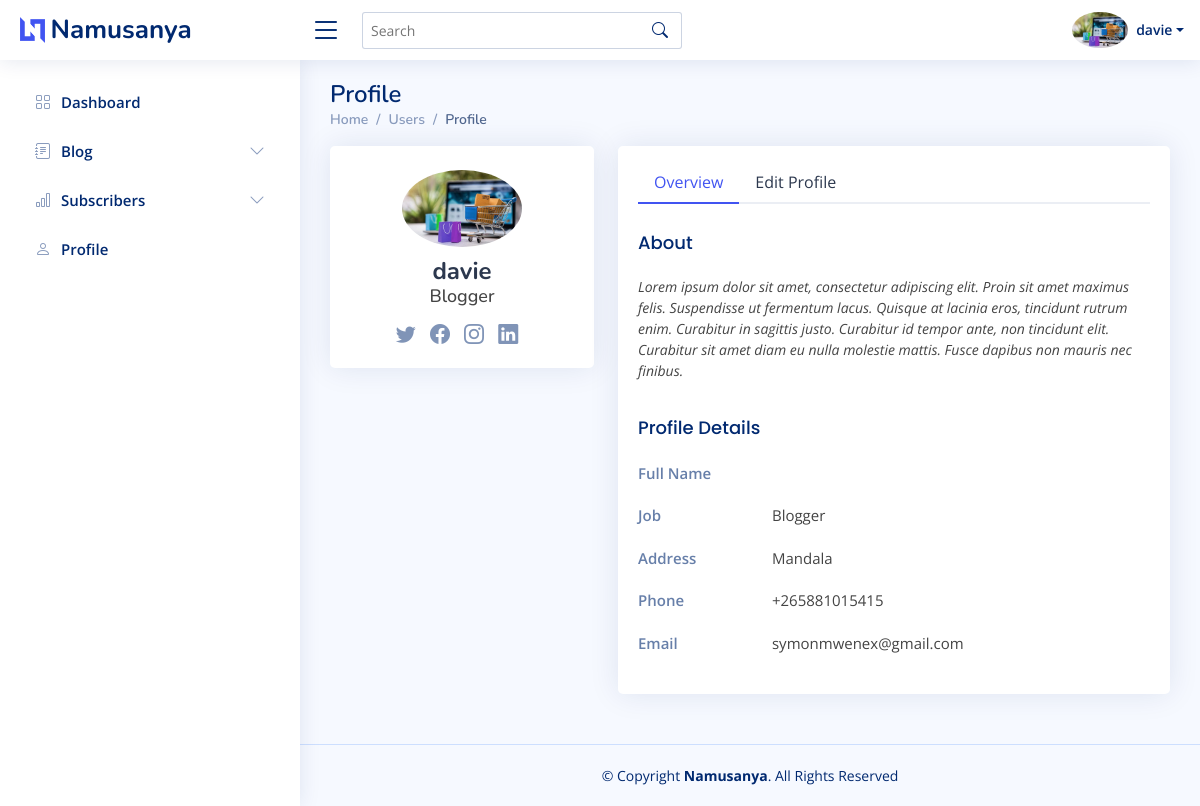
Page /dashboard/profile/1/ (signed in) on the committed database.
### users/models.py (models this page shows)
class CustomUser(AbstractUser):
    date_of_birth = models.DateField(blank=True, null=True)
    address = models.CharField(max_length=100, blank=True, null=True)
    phone = models.CharField(max_length=13, null=True, blank=True)
    job = models.CharField(max_length=100)
    twitter = models.URLField(blank=True, null=True)
    facebook = models.URLField(blank=True, null=True)
    instagram = models.URLField(blank=True, null=True)
    linkedin = models.URLField(blank=True, null=True)
    profile_image = models.ImageField(upload_to="images", null=True, blank=True)
    about = models.TextField(
        validators=[MinLengthValidator(300, message="Please enter more text")]
    )
    def get_image(self):
        url = "http://127.0.01:8000/static"
        if self.profile_image:
            return url + self.profile_image.url
        else:
            return ""

### admin_area/views.py (the view)
# urls.py: path("profile/<int:pk>/", UserDetailView.as_view(), name="dashboard_profile"),
class UserDetailView(LoginRequiredMixin, UpdateView):
    template_name = "admin_area/profile.html"
    model = get_user_model()
    fields = [
        "profile_image",
        "first_name",
        "last_name",
        "date_of_birth",
        "about",
        "job",
        "address",
        "phone",
        "email",
        "twitter",
        "facebook",
        "instagram",
        "linkedin",
    ]
    success_url = "/dashboard/"

### templates/admin_area/profile.html (shortened to what this page needs)
{% extends "admin_area/base.html" %} {% load static %} {% load crispy_forms_tags %} {% block content %}
<div class="pagetitle">
    <h1>Profile</h1>
    <nav>
        <ol class="breadcrumb">
            <li class="breadcrumb-item"><a href="{% url 'dashboard' %}">Home</a></li>
            <li class="breadcrumb-item">Users</li>
            <li class="breadcrumb-item active">Profile</li>
        </ol>
    </nav>
</div>
<section class="section profile">
    <div class="row">
        <div class="col-xl-4">
            <div class="card">
                <div class="card-body profile-card pt-4 d-flex flex-column align-items-center">
                    {% if object.get_image %}<img src="{{object.get_image}}" alt="Profile" class="rounded-circle"> {% else %}<img src="/static/images/profile_ph.png" alt="Profile" class="rounded-circle"> {% endif %}
                    <h2>{{object.username}}</h2>
                    <h3>{{object.job}}</h3>
                    <div class="social-links mt-2">
                        <a href="{{object.twitter}}" class="twitter"><i class="bi bi-twitter"></i></a>
                        <a href="{{object.facebook}}" class="facebook"><i class="bi bi-facebook"></i></a>
                        <a href="{{object.instagram}}" class="instagram"><i class="bi bi-instagram"></i></a>
                        <a href="{{object.linkedin}}" class="linkedin"><i class="bi bi-linkedin"></i></a>
                    </div>
                </div>
            </div>
        </div>
        <div class="col-xl-8">
            <div class="card">
                <div class="card-body pt-3">
                    <ul class="nav nav-tabs nav-tabs-bordered">
                        <li class="nav-item">
                            <button class="nav-link active" data-bs-toggle="tab" data-bs-target="#profile-overview">Overview</button>
                        </li>
                        <li class="nav-item">
                            <button class="nav-link" data-bs-toggle="tab" data-bs-target="#profile-edit">Edit Profile</button>
                        </li>
                    </ul>
                    <div class="tab-content pt-2">
                        <div class="tab-pane fade show active profile-overview" id="profile-overview">
                            <h5 class="card-title">About</h5>
                            <p class="small fst-italic">{{object.about}}</p>
                            <h5 class="card-title">Profile Details</h5>
                            <div class="row">
                                <div class="col-lg-3 col-md-4 label ">Full Name</div>
                                <div class="col-lg-9 col-md-8">{{object.firstname}} {{object.lastname}}</div>
                            </div>
                            <div class="row">
                                <div class="col-lg-3 col-md-4 label">Job</div>
                                <div class="col-lg-9 col-md-8">{{object.job}}</div>
                            </div>
                            <div class="row">
                                <div class="col-lg-3 col-md-4 label">Address</div>
                                <div class="col-lg-9 col-md-8">{{object.address}}</div>
                            </div>
                            <div class="row">
                                <div class="col-lg-3 col-md-4 label">Phone</div>
                                <div class="col-lg-9 col-md-8">{{object.phone}}</div>
                            </div>
                            <div class="row">
                                <div class="col-lg-3 col-md-4 label">Email</div>
                                <div class="col-lg-9 col-md-8">{{object.email}}</div>
                            </div>
                        </div>
                    </div>
                </div>
            </div>
        </div>
    </div>
</section>
{% endblock content %}

### templates/admin_area/base.html (shortened to what this page needs)
<!DOCTYPE html> {% load static %}
<html lang="en">
<head>
    <link href="{% static 'assets/vendor/bootstrap/css/bootstrap.min.css'%}" rel="stylesheet">
    <link href="{% static 'assets/vendor/bootstrap-icons/bootstrap-icons.css'%}" rel="stylesheet">
    <link href="{% static 'assets/vendor/remixicon/remixicon.css'%}" rel="stylesheet">
    <link href="{% static 'assets/vendor/boxicons/css/boxicons.min.css'%}" rel="stylesheet">
    <link href="{% static 'assets/vendor/quill/quill.snow.css'%}" rel="stylesheet">
    <link href="{% static 'assets/vendor/quill/quill.bubble.css'%}" rel="stylesheet">
    <link href="{% static 'assets/vendor/simple-datatables/style.css'%}" rel="stylesheet">
    <link href="{% static 'assets/css/style.css'%}" rel="stylesheet">
</head>
<body>
    <header id="header" class="header fixed-top d-flex align-items-center">
        <div class="d-flex align-items-center justify-content-between">
            <a href="index.html" class="logo d-flex align-items-center">
                <img src="{% static 'assets/img/logo.png'%}" alt="">
                <span class="d-none d-lg-block">Namusanya</span>
            </a>
            <i class="bi bi-list toggle-sidebar-btn"></i>
        </div>
        <div class="search-bar">
            <form class="search-form d-flex align-items-center" method="GET" action="{% url 'search' %}">
                <input type="text" name="title" placeholder="Search" title="Enter search keyword" value='{{ request.GET.title }}'>
                <button type="submit" title="Search"><i class="bi bi-search"></i></button>
            </form>
        </div>
        <nav class="header-nav ms-auto">
            <ul class="d-flex align-items-center">
                <li class="nav-item dropdown pe-3">
                    <a class="nav-link nav-profile d-flex align-items-center pe-0" href="#" data-bs-toggle="dropdown">
                        {% if request.user.get_image %}
                        <img src="{{request.user.get_image}}" alt="Profile" class="rounded-circle">
                        {% else %}
                        <img src="/static/images/profile_ph.png" alt="Profile" class="rounded-circle">
                        {% endif %}
                        <span class="d-none d-md-block dropdown-toggle ps-2">{{request.user.username}}</span>
                    </a>
                </li>
            </ul>
        </nav>
    </header>
    <aside id="sidebar" class="sidebar">
        <ul class="sidebar-nav" id="sidebar-nav">
            <li class="nav-item">
                <a class="nav-link collapsed" href="{% url 'dashboard' %}">
                    <i class="bi bi-grid"></i>
                    <span>Dashboard</span>
                </a>
            </li>
            <li class="nav-item">
                <a class="nav-link collapsed" data-bs-target="#forms-nav" data-bs-toggle="collapse" href="#">
                    <i class="bi bi-journal-text"></i><span>Blog</span><i class="bi bi-chevron-down ms-auto"></i>
                </a>
            </li>
            <li class="nav-item">
                <a class="nav-link collapsed" data-bs-target="#charts-nav" data-bs-toggle="collapse" href="#">
                    <i class="bi bi-bar-chart"></i><span>Subscribers</span><i class="bi bi-chevron-down ms-auto"></i>
                </a>
            </li>
            <li class="nav-item">
                <a class="nav-link collapsed" href="{% url 'dashboard_profile' request.user.pk%}">
                    <i class="bi bi-person"></i>
                    <span>Profile</span>
                </a>
            </li>
        </ul>
    </aside>
    <main id="main" class="main">{% block content %} {% endblock content %}</main>
    <footer id="footer" class="footer">
        <div class="copyright">
            &copy; Copyright <strong><span>Namusanya</span></strong>. All Rights Reserved
        </div>
    </footer>
</body>
</html>

### static/assets/css/style.css (style rules this page uses)
:root { scroll-behavior: smooth; }
body { font-family: "Open Sans", sans-serif; background: #f6f9ff; color: #444444; }
a { color: #4154f1; text-decoration: none; }
h1, h2, h3, h4, h5, h6 { font-family: "Nunito", sans-serif; }
#main { margin-top: 60px; padding: 20px 30px; transition: all 0.3s; }
.pagetitle { margin-bottom: 10px; }
.pagetitle h1 { font-size: 24px; margin-bottom: 0; font-weight: 600; color: #012970; }
.card { margin-bottom: 30px; border: none; border-radius: 5px; box-shadow: 0px 0 30px rgba(1, 41, 112, 0.1); overflow: hidden; }
.card-title { padding: 20px 0 15px 0; font-size: 18px; font-weight: 500; color: #012970; font-family: "Poppins", sans-serif; }
.card-body { padding: 0 20px 20px 20px; }
.breadcrumb { font-size: 14px; font-family: "Nunito", sans-serif; color: #899bbd; font-weight: 600; }
.breadcrumb a { color: #899bbd; transition: 0.3s; }
.breadcrumb .breadcrumb-item::before { color: #899bbd; }
.breadcrumb .active { color: #51678f; font-weight: 600; }
.nav-tabs-bordered { border-bottom: 2px solid #ebeef4; }
.nav-tabs-bordered .nav-link { margin-bottom: -2px; border: none; color: #2c384e; }
.nav-tabs-bordered .nav-link.active { background-color: #fff; color: #4154f1; border-bottom: 2px solid #4154f1; }
.logo { line-height: 1; }
@media (min-width: 1200px) { .logo { width: 280px; } }
.logo img { max-height: 26px; margin-right: 6px; }
.logo span { font-size: 26px; font-weight: 700; color: #012970; font-family: "Nunito", sans-serif; }
.header { transition: all 0.5s; z-index: 997; height: 60px; box-shadow: 0px 2px 20px rgba(1, 41, 112, 0.1); background-color: #fff; padding-left: 20px; }
.header .toggle-sidebar-btn { font-size: 32px; padding-left: 10px; cursor: pointer; color: #012970; }
.header .search-bar { min-width: 360px; padding: 0 20px; }
.header .search-form { width: 100%; }
.header .search-form input { border: 0; font-size: 14px; color: #012970; border: 1px solid rgba(1, 41, 112, 0.2); padding: 7px 38px 7px 8px; border-radius: 3px; transition: 0.3s; width: 100%; }
.header .search-form button { border: 0; padding: 0; margin-left: -30px; background: none; }
.header .search-form button i { color: #012970; }
.header-nav ul { list-style: none; }
.header-nav > ul { margin: 0; padding: 0; }
.header-nav .nav-profile { color: #012970; }
.header-nav .nav-profile img { max-height: 36px; }
.header-nav .nav-profile span { font-size: 14px; font-weight: 600; }
.sidebar { position: fixed; top: 60px; left: 0; bottom: 0; width: 300px; z-index: 996; transition: all 0.3s; padding: 20px; overflow-y: auto; scrollbar-width: thin; scrollbar-color: #aab7cf transparent; box-shadow: 0px 0px 20px rgba(1, 41, 112, 0.1); background-color: #fff; }
@media (min-width: 1200px) { #main, #footer { margin-left: 300px; } }
.sidebar-nav { padding: 0; margin: 0; list-style: none; }
.sidebar-nav li { padding: 0; margin: 0; list-style: none; }
.sidebar-nav .nav-item { margin-bottom: 5px; }
.sidebar-nav .nav-link { display: flex; align-items: center; font-size: 15px; font-weight: 600; color: #4154f1; transition: 0.3; background: #f6f9ff; padding: 10px 15px; border-radius: 4px; }
.sidebar-nav .nav-link i { font-size: 16px; margin-right: 10px; color: #4154f1; }
.sidebar-nav .nav-link.collapsed { color: #012970; background: #fff; }
.sidebar-nav .nav-link.collapsed i { color: #899bbd; }
.sidebar-nav .nav-link .bi-chevron-down { margin-right: 0; transition: transform 0.2s ease-in-out; }
.profile .profile-card img { max-width: 120px; }
.profile .profile-card h2 { font-size: 24px; font-weight: 700; color: #2c384e; margin: 10px 0 0 0; }
.profile .profile-card h3 { font-size: 18px; }
.profile .profile-card .social-links a { font-size: 20px; display: inline-block; color: rgba(1, 41, 112, 0.5); line-height: 0; margin-right: 10px; transition: 0.3s; }
.profile .profile-overview .row { margin-bottom: 20px; font-size: 15px; }
.profile .profile-overview .card-title { color: #012970; }
.profile .profile-overview .label { font-weight: 600; color: rgba(1, 41, 112, 0.6); }
.footer { padding: 20px 0; font-size: 14px; transition: all 0.3s; border-top: 1px solid #cddfff; }
.footer .copyright { text-align: center; color: #012970; }

### rows in the picture
CustomUser: user.get_image (picture), user.username "davie", get_image (picture), username "davie", job "Blogger", about "Lorem ipsum dolor sit amet, consectetur adipiscing elit. Proin sit amet maximus felis. Suspendisse ut fermentum lacus. Quisque at lacinia eros, tincidunt rutrum enim. Curabitur in sagittis justo. Curabitur id tempor ante, non tincidunt elit. Curabitur sit amet diam eu nulla molestie mattis. Fusce dapibus non mauris nec finibus.", address "Mandala", phone "+265881015415", email "symonmwenex@gmail.com"
